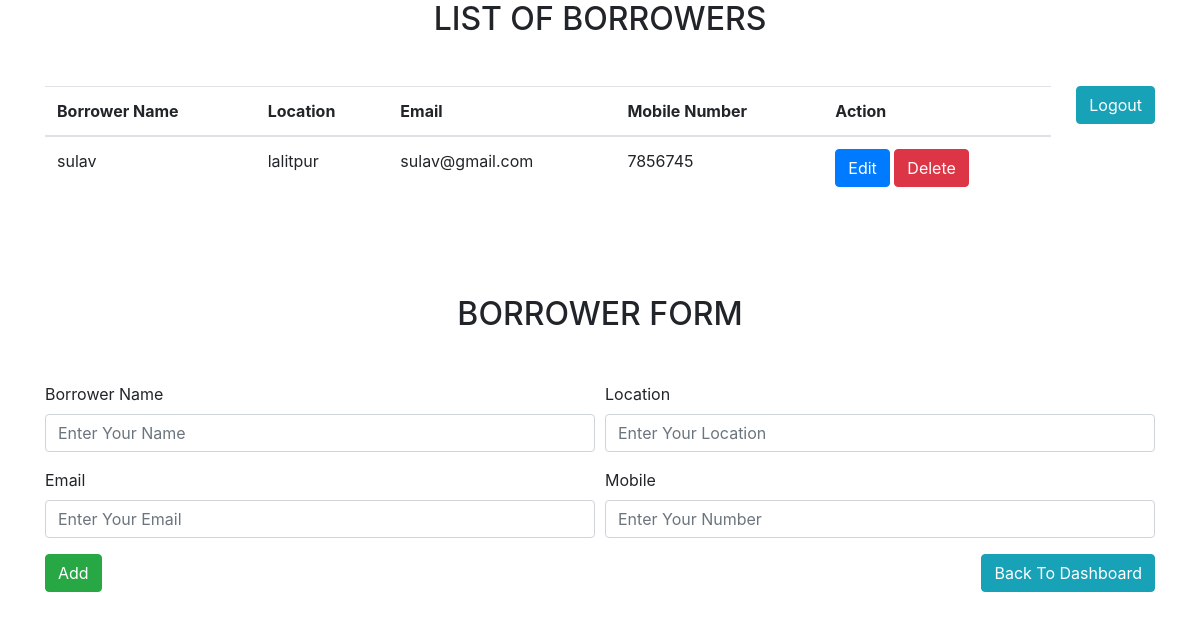
/loanMgt/borrowerForm.php, run on the app's committed database.
### tables this page shows
CREATE TABLE `data` (
  `id` int(11) NOT NULL,
  `name` varchar(100) NOT NULL,
  `location` varchar(100) NOT NULL,
  `email` varchar(100) NOT NULL,
  `mobile` bigint(20) NOT NULL
);

### loanMgt/borrowerProcess.php (called while the page is built, shortened)
<?php
$update = false;
$name = '';
$location = '';
$email = '';
$mobile = '';
?>

### loanMgt/borrowerForm.php (the view, shortened to what this page needs)
<!DOCTYPE html>
<html lang="en">
<head>
  <link rel="stylesheet" href="css/bootstrap.min.css">
  <link rel="stylesheet" href="css/all.min.css">
  <link rel="stylesheet" href="css/custom.css">
</head>
<body>
    <?php require_once 'borrowerProcess.php' ?>
    <div class="container">
    <?php
        include('dbConnection.php');
        $result = $conn->query("SELECT * FROM data") or die($conn->error);
    ?>
<h2 class="text-center mb-5">LIST OF BORROWERS</h1>
<a href="logout.php" class="btn btn-info float-right" role="button" aria-pressed="true" style="margin-left: 25px;">Logout</a>
    <div class="row justify-conten-center">
        <table class="table mb-5">
            <thead>
                <tr>
                    <th>Borrower Name</th>
                    <th>Location</th>
                    <th>Email</th>
                    <th>Mobile Number</th>
                    <th colspan="2">Action</th>
                </tr>
            </thead>
            <?php
                while ($row = $result->fetch_assoc()):
            ?>
            <tr>
                <td><?php echo $row['name'] ?></td>
                <td><?php echo $row['location'] ?></td>
                <td><?php echo $row['email'] ?></td>
                <td><?php echo $row['mobile'] ?></td>
                <td>
                    <a href="borrowerForm.php?edit=<?php echo $row['id']; ?>" class="btn btn-primary">Edit</a>
                    <a href="borrowerProcess.php?delete=<?php echo $row['id']; ?>" class="btn btn-danger">Delete</a>
                </td>
            </tr>
            <?php endwhile; ?>
        </table>
    </div>
<h2 class="text-center mt-5">BORROWER FORM</h1>
<form action="borrowerProcess.php" class="mt-5" method="POST">
  <div class="form-row">
    <div class="form-group col-md-6">
      <label for="Borrower Name">Borrower Name</label>
      <input type="text" name="name" class="form-control" value="<?php echo $name; ?>" placeholder="Enter Your Name">
    </div>
    <div class="form-group col-md-6">
      <label for="Location">Location</label>
      <input type="text" name="location" class="form-control" value="<?php echo $location; ?>" placeholder="Enter Your Location">
    </div>
  </div>
  <div class="form-row">
    <div class="form-group col-md-6">
      <label for="Email">Email</label>
      <input type="email" name="email" class="form-control" value="<?php echo $email; ?>" placeholder="Enter Your Email">
    </div>
    <div class="form-group col-md-6">
      <label for="Mobile">Mobile</label>
      <input type="number" name="mobile" class="form-control" value="<?php echo $mobile; ?>" placeholder="Enter Your Number">
    </div>
  </div>
<div class="form-group">
        <?php
        if ($update == true):
        ?>
                <button type="submit" class="btn btn-success" name="update">Update</button>
        <?php else: ?>
        <button type="submit" class="btn btn-success" name="save">Add</button>
            <?php endif; ?>
            <a href="Login.php" class="btn btn-info float-right" role="button" aria-pressed="true" style="margin-left: 25px;">Back To Dashboard</a>
    </div>
    </form>
    </div>
</body>

### loanMgt/css/custom.css (style rules this page uses)
a { color: black; }

### data on the page
data: name "sulav", location "lalitpur", email "sulav@gmail.com", mobile "7856745"
